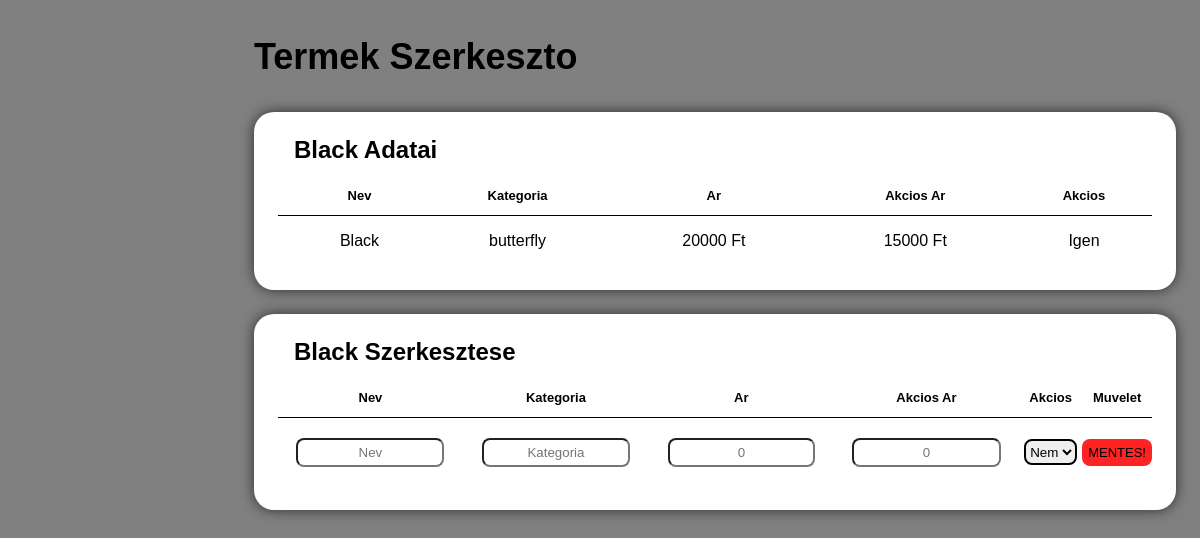
The page /adminpages/edittermek.php?id=2 on the database its author committed.
### tables this page shows
CREATE TABLE `products` (
  `id` int(11) NOT NULL,
  `name` varchar(255) NOT NULL,
  `category` varchar(1000) NOT NULL,
  `price` int(255) NOT NULL,
  `sale_price` int(255) NOT NULL,
  `on_sale` int(1) NOT NULL,
  `sold` int(255) NOT NULL,
  `img` varchar(255) NOT NULL
);

### adminpages/edittermek.php (the view, shortened to what this page needs)
<?php
    require '../config.php';
    $termekid = $_GET['id'];
    $lekerd = "SELECT * FROM products WHERE id=$termekid";
    $talalt = $conn->query($lekerd);
    $termek = $talalt->fetch_assoc();
?>
<!DOCTYPE html>
<html lang="hu">
<head>
    <link rel="stylesheet" href="../assets/css/all-style.css">
    <link rel="stylesheet" href="css/admin-style.css">
    <link rel="stylesheet" href="https://cdnjs.cloudflare.com/ajax/libs/font-awesome/6.5.1/css/all.min.css" />
</head>
<body>
    <div class="content">
        <main>
            <div class="header">
                <div class="left">
                    <h1>Termek Szerkeszto</h1>
                </div>
            </div>
            <div class="bottom-data">
                <div class="orders">
                    <div class="header">
                        <h3><?= $termek['name'] ?> Adatai</h3>
                    </div>
                    <table>
                        <thead>
                            <tr>
                                <th></th>
                                <th>Nev</th>
                                <th>Kategoria</th>
                                <th>Ar</th>
                                <th>Akcios Ar</th>
                                <th>Akcios</th>
                            </tr>
                        </thead>
                        <tbody class="prodinp">
                            <tr>
                                <td></td>
                                <td><?=$termek['name']?></td>
                                <td><?=$termek['category']?></td>
                                <td><?=$termek['price']?> Ft</td>
                                <td><?=$termek['sale_price']?> Ft</td>
                                <td><?php if($termek['on_sale']==0){echo 'Nem';}else{echo 'Igen';} ?></td>
                            </tr>
                        </tbody>
                    </table>
                </div>
            </div>
            <div class="bottom-data">
                <div class="orders">
                    <div class="header">
                        <h3><?= $termek['name'] ?> Szerkesztese</h3>
                    </div>
                    <table>
                        <thead>
                            <tr>
                                <th>Nev</th>
                                <th>Kategoria</th>
                                <th>Ar</th>
                                <th>Akcios Ar</th>
                                <th>Akcios</th>
                                <th>Muvelet</th>
                            </tr>
                        </thead>
                        <tbody class="prodinp">
                            <tr>
                                <form action="edittermek.php?id=<?= $termekid ?>" method="post">
                                    <td><input type="text" name="pname" placeholder="Nev"></td>
                                    <td><input type="text" name="category" placeholder="Kategoria"></td>
                                    <td><input type="number" name="price" placeholder="0"></td>
                                    <td><input type="number" name="saleprice" placeholder="0"></td>
                                    <td>
                                        <select name="onsale">
                                            <option value="0">Nem</option>
                                        </select>
                                    </td>
                                    <td><input type="submit" class="submitbtn" name="edit-btn" value="Mentes!"></td>
                                </form>
                            </tr>
                        </tbody>
                    </table>
                </div>
            </div>
        </main>
    </div>
</body>
</html>

### assets/css/all-style.css (style rules this page uses)
* { margin: 0; padding: 0; box-sizing: border-box; font-family: "Muli-Regular"; }
body { background-color: gray; }

### adminpages/css/admin-style.css (style rules this page uses)
* { margin: 0; padding: 0; box-sizing: border-box; font-family: 'Poppins', sans-serif; }
.content { position: relative; width: calc(100% - 230px); left: 230px; transition: all 0.3s ease; }
.content main { width: 100%; padding: 36px 24px; max-height: calc(100vh - 56px); }
.content main .header { display: flex; align-items: center; justify-content: space-between; grid-gap: 16px; flex-wrap: wrap; }
.content main .header .left h1 { font-size: 36px; font-weight: 600; margin-bottom: 10px; color: black; }
.content main .bottom-data { display: flex; flex-wrap: wrap; grid-gap: 24px; margin-top: 24px; width: 100%; color: black; }
.content main .bottom-data>div { border-radius: 20px; background-color: white; box-shadow:0 0 14px rgba(0, 0, 0, 0.658); padding: 24px; overflow-x: auto; }
.content main .bottom-data .header { display: flex; align-items: center; grid-gap: 16px; margin-bottom: 24px; }
.content main .bottom-data .header h3 { margin-right: auto; font-size: 24px; font-weight: 600; }
.content main .bottom-data .orders { flex-grow: 1; flex-basis: 500px; }
.content main .bottom-data .orders table { width: 100%; border-collapse: collapse; }
.content main .bottom-data .orders table th { padding-bottom: 12px; font-size: 13px; text-align: left; border-bottom: 1px solid black; text-align: center; }
.content main .bottom-data .orders table td { padding: 16px 0; text-align: center; }
.content main .bottom-data .orders table tr td:first-child { text-align: center; display: flex; align-items: center; grid-gap: 12px; padding-left: 6px; }
.submitbtn { background-color: rgba(255, 0, 0, 0.863); color: black; font-size: 13px; padding: 5px; border: 1px solid transparent; border-radius: 8px; font-weight: 500; text-transform: uppercase; cursor: pointer; }
td input[type=text], input[type=number] { border-radius: 8px; padding: 5px; position: block; text-align: center; width: 80%; }
select { border: black solid 2px; margin: 5px; height: 26px; border-radius: 8px; }

### rows shown on the page
products: name "Black", category "butterfly", price "20000", sale_price "15000"
